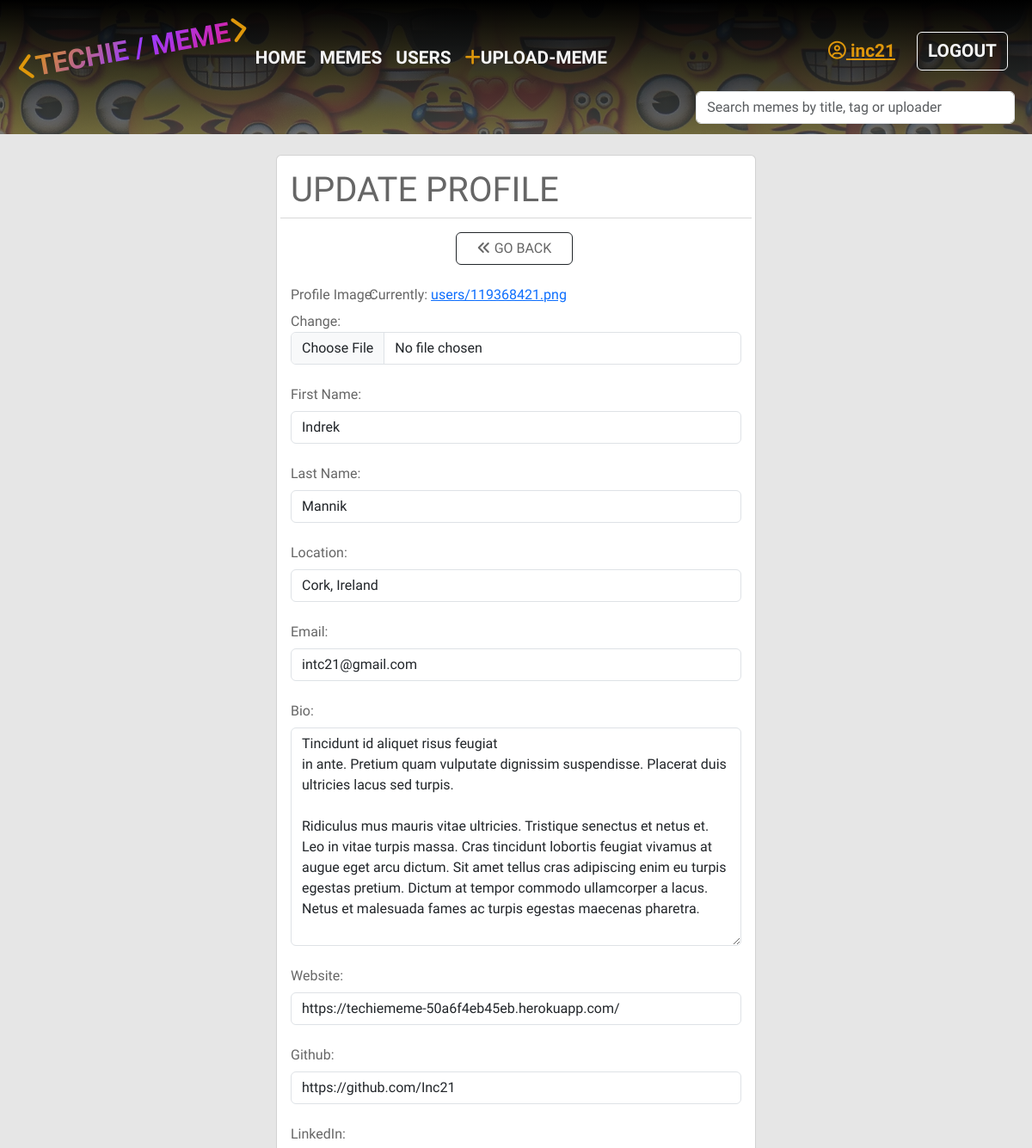
Before: /users/update-profile/ (signed in, upper part) with the older database file.
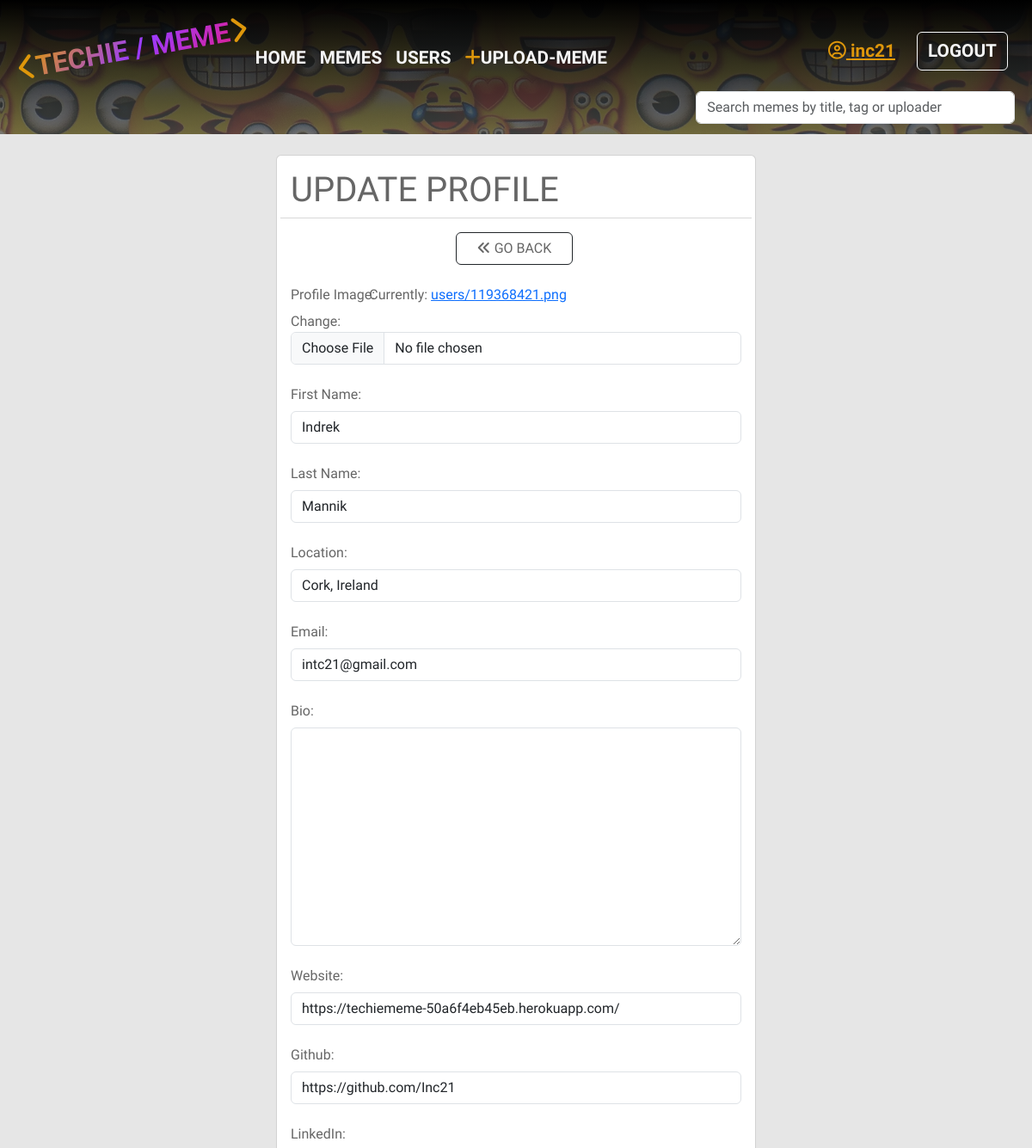
After: the same page with the newer database file.
### users/models.py (models this page shows, shortened)
class UserProfile(models.Model):
    user = models.OneToOneField(User, on_delete=models.CASCADE, null=True,
                                blank=True)
    username = models.CharField(max_length=50, null=True, blank=True)
    first_name = models.CharField(max_length=50, null=True, blank=True)
    last_name = models.CharField(max_length=50, null=True, blank=True)
    location = models.CharField(max_length=100, null=True, blank=True)
    email = models.EmailField(max_length=100, null=True, blank=True)
    bio = models.TextField(null=True, blank=True)
    user_img = models.ImageField(upload_to='users/',
                                 default='users/default_user.webp')
    social_github = models.CharField(max_length=200, null=True, blank=True)
    social_linkedin = models.CharField(max_length=200, null=True, blank=True)
    social_facebook = models.CharField(max_length=200, null=True, blank=True)
    social_youtube = models.CharField(max_length=200, null=True, blank=True)
    social_website = models.CharField(max_length=200, null=True, blank=True)
    created = models.DateTimeField(auto_now_add=True)
    id = models.UUIDField(primary_key=True, default=uuid.uuid4, editable=False)

### users/views.py (the view)
# urls.py: path('update-profile/', views.updateProfile, name="update-profile"),
@login_required(login_url='/accounts/login/')
def updateProfile(request):
    profile = request.user.userprofile
    form = UserForm(instance=profile)
    if request.method == 'POST':
        form = UserForm(request.POST, request.FILES, instance=profile)
        if form.is_valid():
            form.save()
            messages.success(request, 'Profile updated successfully!')
            return redirect('single_user', pk=profile.id)
    context = {'form': form}
    return render(request, "users/user_form.html", context)

### users/forms.py
class UserForm(ModelForm):
    class Meta:
        model = UserProfile
        fields = [
            'user_img', 'first_name', 'last_name', 'location',
            'email', 'bio', 'social_website', 'social_github',
            'social_linkedin', 'social_facebook', 'social_youtube'
            ]
        labels = {
            'user_img': 'Profile Image:',
            'first_name': 'First Name:',
            'last_name': 'Last Name:',
            'location': 'Location:',
            'email': 'Email:',
            'bio': 'Bio:',
            'social_website': 'Website:',
            'social_github': 'Github:',
            'social_linkedin': 'LinkedIn:',
            'social_facebook': 'Facebook:',
            'social_youtube': 'Youtube:'
        }
    def __init__(self, *args, **kwargs):
        super(UserForm, self).__init__(*args, **kwargs)
        for name, field in self.fields.items():
            field.widget.attrs.update({'class': 'form-control'})

### users/templates/users/user_form.html (shortened to what this page needs)
{% extends 'main.html' %}
{% block content %}
<div class="container d-flex justify-content-center">
        <div class="col-md-6 card m-4 gray">
            <div class="card-body">
                <div class="row">
                    {% if request.resolver_match.url_name == 'update-profile' %}
                    <h1>UPDATE PROFILE</h1>
                    <hr>
                    {% else %}
                    <h1>EDIT PROFILE</h1>
                    <hr>
                    {% endif %}
                </div>
                <div class="row-col-1 d-flex justify-content-center">
                    <a type="button" class="btn btn-outline-dark ps-4 pe-4 mt-0 me-1 text-nowrap gray" href="{{request.META.HTTP_REFERER|escape}}"><i class="fa-solid fa-angles-left"></i> GO BACK</a>
                </div>
                <div class="col-12">
                    <form method="POST" action="{% url 'update-profile' %}" enctype="multipart/form-data">
                        {% for field in form %}
                            <div class="form-outline mt-3">
                                <label class="col-sm-2 col-form-label text-nowrap" for="">{{ field.label }}</label>
                                {{field}}
                            </div>
                        {% endfor %}
                    </form>
                </div>
            </div>
        </div>
</div>
{% endblock %}

Changed rows visible on the page:
changed UserProfile "Indrek": bio "Tincidunt id aliquet risus feugiat in ante. Pretium quam vulputate dignissim suspendisse. Placerat duis ultricies lacus sed turpis. Ridiculus mus mauris vitae ultricies. Tristique senectus et netus et. Leo in vitae turpis massa. Cras tincidunt lobortis feugiat vivamus at augue eget arcu dictum. Sit amet tellus cras adipiscing enim eu turpis egestas pretium. Dictum at tempor commodo ullamcorper a lacus. Netus et malesuada fames ac turpis egestas maecenas pharetra." → (not shown)
